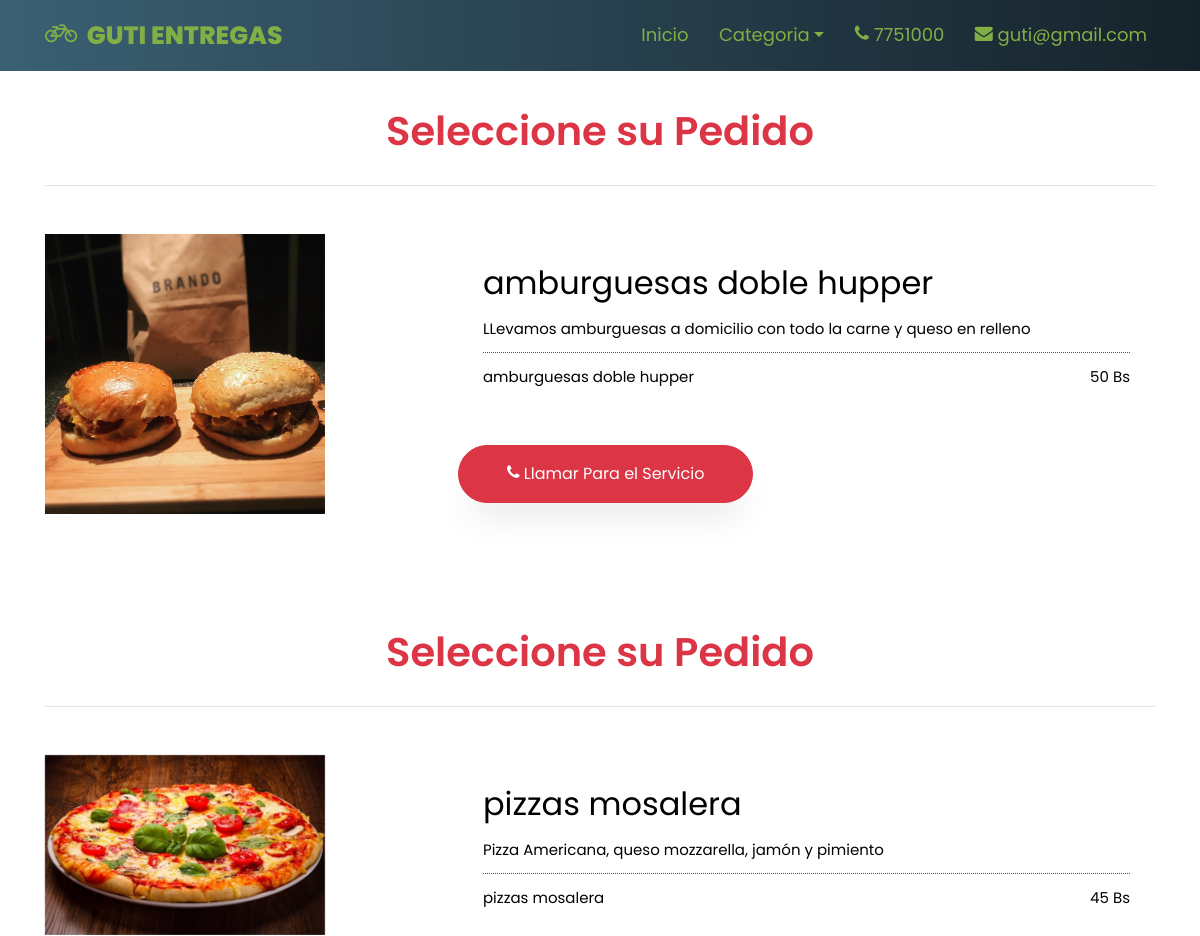
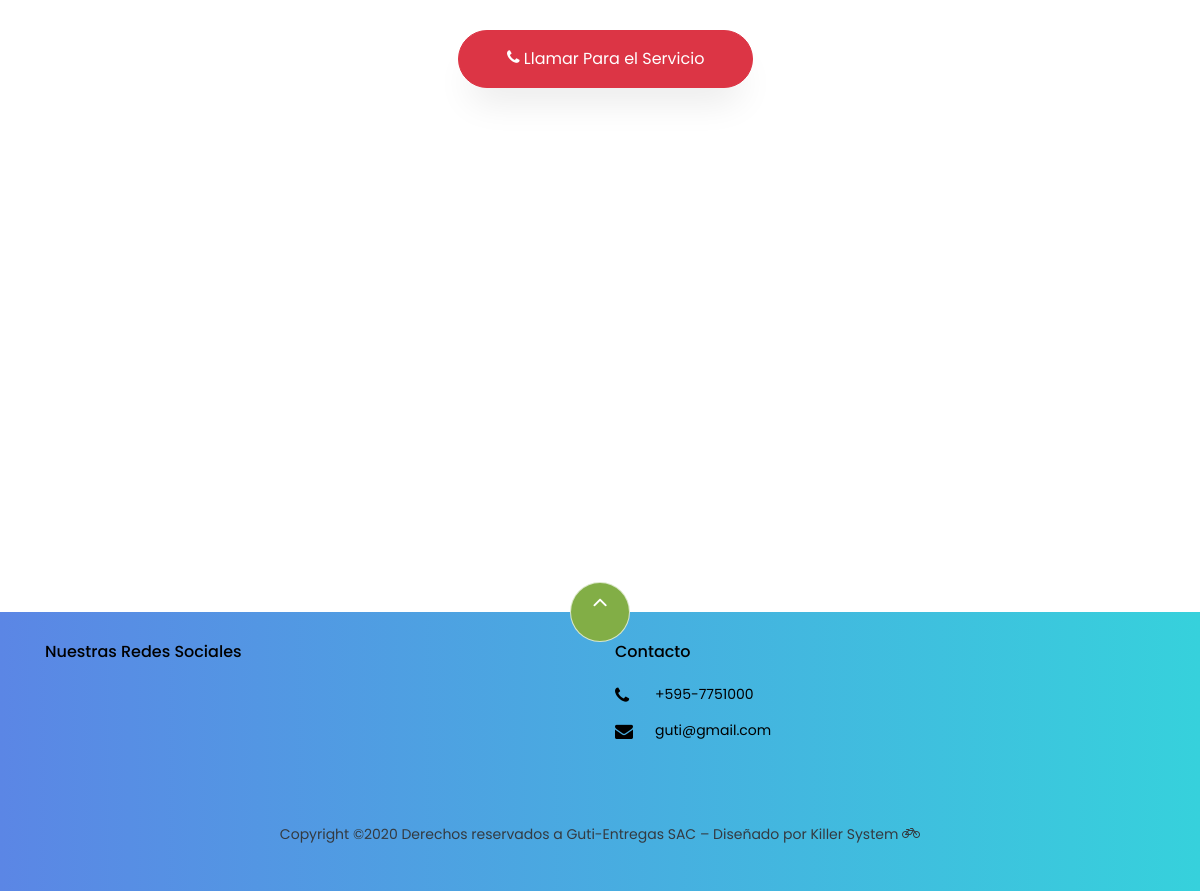
The page /master_web/detalle_publicidad.php?id=36 on the database its author committed (2 pictures, top to bottom).
### tables this page shows
CREATE TABLE `administrador` (
  `id_admin` int(10) NOT NULL,
  `user` varchar(100) NOT NULL,
  `pass` varchar(150) NOT NULL,
  `nom_empresa` varchar(150) NOT NULL,
  `celular` int(15) NOT NULL,
  `correo` varchar(200) NOT NULL,
  `logo` longblob NOT NULL
);

CREATE TABLE `publicidad` (
  `id_public` int(10) NOT NULL,
  `nom_servicio` varchar(500) DEFAULT NULL,
  `desp_servicio` varchar(500) DEFAULT NULL,
  `precio` int(10) DEFAULT NULL,
  `foto` longblob DEFAULT NULL,
  `estado_public` tinyint(1) NOT NULL,
  `empresa_id` int(10) DEFAULT NULL
);

### master_web/detalle_publicidad.php (the view, shortened to what this page needs)
<?php
		include 'model/conexion.php';
		$id = $_GET['id'];
    $sentencia = $db->prepare("SELECT publicidad.id_public, publicidad.nom_servicio, publicidad.desp_servicio, publicidad.precio, publicidad.foto ,publicidad.estado_public FROM publicidad inner join
         empresa on empresa.id_empresa=publicidad.empresa_id WHERE empresa_id=? and estado_public=1 ;");
         $sentencia->execute([$id]);
    $publicidad = $sentencia->fetchAll(PDO::FETCH_OBJ);
?>
<?php include "assets/header.php"; ?>
  <?php foreach ($publicidad  as $public) { ?>
		<?php if ($public->estado_public > 0): ?>
			<section class="ftco-section">
				<div class="container">
    <div class="row justify-content-center mb-3 pb-3">
      <div class="col-md-12 heading-section text-center text-danger ftco-animate">
        <h2 class="mb-4 text text-danger">Seleccione su Pedido</h2>
				<hr>
      </div>
    </div>
  </div>
			 <div class="container">
				 <div class="row">
					 <div class="col-lg-4 mb-5 ftco-animate">
	<a href="http://localhost/guti_entregas/web/image/<?php echo $public->foto; ?>" class="image-popup"><img src="http://localhost/guti_entregas/web/image/<?php echo $public->foto; ?>" class="img-fluid-publicidad-producto" alt="Colorlib Template"></a>
						</div>
				 <div class="col-lg-8 product-details pl-md-5 ftco-animate">
						 <div class="sidebar-box ftco-animate">
							 <h2 class="heading"><?php echo $public->nom_servicio; ?></h2>
								<ul class="categories">
									<li><a href="#"><p><?php echo $public->desp_servicio; ?></p></a></li>
									<li><a href="#"><?php echo $public->nom_servicio; ?><span><?php echo $public->precio; ?> Bs</span></a></li>
								</ul>
							</div>
									 <p><a href="https://api.whatsapp.com/send?phone=<?php echo $adm->celular; ?>" class="btn btn-danger py-3 px-5"><i class="icon icon-phone"></i>   Llamar Para el Servicio</a></p>
				 </div>
				 </div>
			 </div>
			</section>
				                <?php else: ?>
<h2>No hay Publicaciones</h2>
				                <?php endif; ?>
    <?php
}?>
        <?php include "assets/footer.php"; ?>

### master_web/assets/header.php (shortened to what this page needs)
<?php
        include 'model/conexion.php';
      $sentencia_adm = $db->query("SELECT * FROM administrador ;");
      $admin = $sentencia_adm->fetchAll(PDO::FETCH_OBJ);
?>
<!DOCTYPE html>
<html lang="en">
  <head>
    <link rel="stylesheet" href="css/open-iconic-bootstrap.min.css">
    <link rel="stylesheet" href="css/animate.css">
    <link rel="stylesheet" href="css/owl.carousel.min.css">
    <link rel="stylesheet" href="css/owl.theme.default.min.css">
    <link rel="stylesheet" href="css/magnific-popup.css">
    <link rel="stylesheet" href="css/aos.css">
    <link rel="stylesheet" href="css/ionicons.min.css">
    <link rel="stylesheet" href="css/bootstrap-datepicker.css">
    <link rel="stylesheet" href="css/jquery.timepicker.css">
    <link rel="stylesheet" href="css/flaticon.css">
    <link rel="stylesheet" href="css/icomoon.css">
    <link rel="stylesheet" href="css/style.css">
  </head>
  <body class="goto-here">
    <nav class="navbar navbar-expand-lg navbar ftco_navbar  ftco-navbar" id="ftco-navbar">
	    <div class="container">
      <?php foreach($admin as $adm): ?>
      <a class="navbar-brand" href="<?php echo "index.php";?>"><i class="icon icon-bicycle"></i>&nbsp;&nbsp;<?php echo $adm->nom_empresa;?></a>
      <?php endforeach; ?>
	      <div class="collapse navbar-collapse" id="ftco-nav">
	        <ul class="navbar-nav ml-auto">
	          <li class="nav-item active"><a href="<?php echo "index.php";?>" class="nav-link">Inicio</a></li>&nbsp;&nbsp;&nbsp;
	          <li class="nav-item dropdown">
              <a class="nav-link dropdown-toggle" href="#" id="dropdown04" data-toggle="dropdown" aria-haspopup="true" aria-expanded="false">Categoria</a>
            </li>&nbsp;&nbsp;&nbsp;
	          <li class="nav-item"><a href="https://api.whatsapp.com/send?phone=<?php echo $adm->celular; ?>" class="nav-link"><i class="icon icon-phone"></i>&nbsp;<?php echo $adm->celular; ?></a></li>&nbsp;&nbsp;&nbsp;
	          <li class="nav-item"><a href="#" class="nav-link"><i class="icon icon-envelope"></i>&nbsp;<?php echo $adm->correo; ?></a></li>
	        </ul>
	      </div>
	    </div>
	  </nav>

### master_web/assets/footer.php (shortened to what this page needs)
<footer class="ftco-footer ftco-section">
      <div class="container">
      	<div class="row">
      		<div class="mouse">
						<a href="#" class="mouse-icon">
							<div class="mouse-wheel"><span class="ion-ios-arrow-up"></span></div>
						</a>
					</div>
      	</div>
        <div class="row mb-5">
          <div class="col-md-6">
            <div class="ftco-footer-widget mb-6">
              <h2 class="ftco-heading-2">Nuestras Redes Sociales</h2>
              <ul class="ftco-footer-social list-unstyled float-md-left float-lft mt-3">
              </ul>
            </div>
          </div>
          <div class="col-md-6">
            <div class="ftco-footer-widget mb-6">
            	<h2 class="ftco-heading-2">Contacto</h2>
            	<div class="block-23 mb-3">
	              <ul>
	                <li><a href="https://api.whatsapp.com/send?phone=<?php echo $adm->celular; ?>"><span class="icon icon-phone"></span><span class="text">+595-<?php echo $adm->celular; ?></span></a></li>
	                <li><a href="#"><span class="icon icon-envelope"></span><span class="text"><?php echo $adm->correo; ?></span></a></li>
	              </ul>
	            </div>
            </div>
          </div>
        </div>
        <div class="row">
          <div class="col-md-12 text-center">
            <p class="text text-dark">
						  Copyright &copy;<script>document.write(new Date().getFullYear());</script> Derechos reservados a Guti-Entregas SAC – Diseñado por Killer System   <i class="icon icon-bicycle" aria-hidden="true"></i>
						</p>
          </div>
        </div>
      </div>
    </footer>
  </body>
</html>

### master_web/css/icomoon.css (style rules this page uses)
[class^="icon-"], [class*=" icon-"] { font-family: 'icomoon' !important; speak: none; font-style: normal; font-weight: normal; font-variant: normal; text-transform: none; line-height: 1; -webkit-font-smoothing: antialiased; -moz-osx-font-smoothing: grayscale; }
.icon-phone:before { content: "\f095"; }
.icon-envelope:before { content: "\f0e0"; }
.icon-bicycle:before { content: "\f206"; }

### rows shown on the page
administrador: nom_empresa "GUTI ENTREGAS", celular "7751000", correo "guti@gmail.com"
publicidad: foto (picture), nom_servicio "amburguesas doble hupper", desp_servicio "LLevamos amburguesas a domicilio con todo la carne y queso en relleno", precio "50"
publicidad: foto (picture), nom_servicio "pizzas mosalera", desp_servicio "Pizza Americana, queso mozzarella, jamón y pimiento", precio "45"
